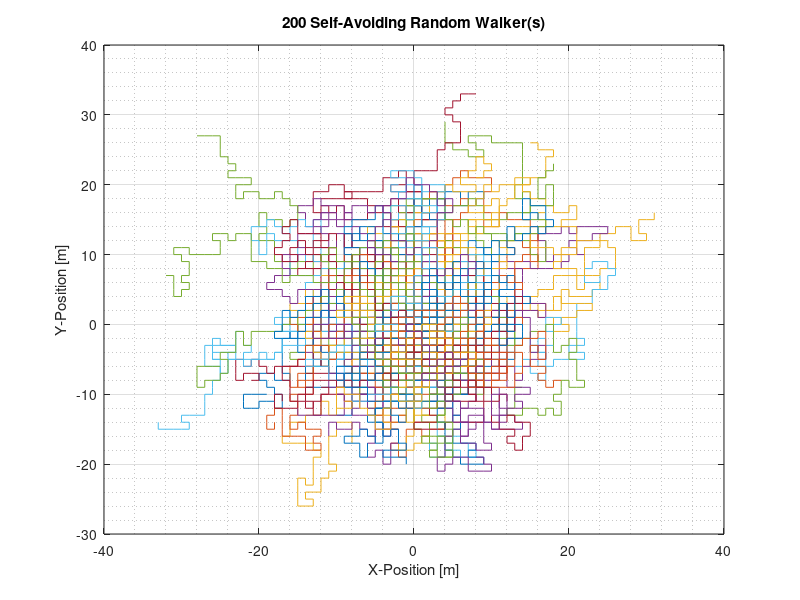

Source code (MATLAB): (Note: this script raises an error after producing the figure.)
%% Unit 5 Project - Self-Avoiding Random Walk
%
% This program is designed to model a self-avoiding random walk on a
% two-dimensional lattice.

%% Parameters
numWalkers = 200; % number of walkers
dx = 1;           % change in x
dy = 1;           % change in y
stepSize = 1;     % step size
maxSteps = 100;   % maximum number of steps
dt = 0.01;        % change in time
time = 0;         % time

xMax = maxSteps;  % x maximum
yMax = maxSteps;  % y maximum

x = zeros(numWalkers,xMax); % initialize x-matrix
y = zeros(numWalkers,yMax); % initialize y-matrix
stuckWalkers = 0;           % number of 'stuck' walkers
i = 1;                      % used for indexing

%% Method
for row = 1:numWalkers
    
    % space for each walker
    stopWalker = false;                       % flag to stop walker - initially set to false
    space = zeros(maxSteps*2-1,maxSteps*2-1); % initialize total area walkers can walk
    space(maxSteps,maxSteps) = 1;             % set the center of space matrix to 1
    
    for column = 1:stepSize:maxSteps
        
       stopWalker = false;  % flag to stop walker - initially set to false
       hasMoved = 0;        % flag to indicate walker has moved
       iteration = 0;       % initial iteration number
       
       % looks in each direction surrounding one point
       % 1 if another walker is there, 0 if not
       left = space(maxSteps+y(row,column), maxSteps+x(row,column)-stepSize);
       right = space(maxSteps+y(row,column), maxSteps+x(row,column)+stepSize);
       up = space(maxSteps+y(row,column)-stepSize, maxSteps+x(row,column));
       down = space(maxSteps+y(row,column)+stepSize, maxSteps+x(row,column));
       
       while hasMoved == 0
           
           random = ceil(4*rand()); % create random number - round up to whole integer
           
           % random number is mulitiplied by a factor of 4 for each
           % direction it can move. Based on this random value, the particle will move... 
           
           % move left
           if random == 1 && left == 0
               y(row,column+1) = y(row,column);
               x(row,column+1) = x(row,column) - stepSize;
               space(maxSteps+y(row,column), maxSteps+x(row,column)-1) = 1;
               hasMoved=1;
           % move right
           elseif random == 2 && right == 0
               y(row,column+1) = y(row,column);
               x(row,column+1) = x(row,column) + stepSize;
               space(maxSteps+y(row,column), maxSteps+x(row,column)+1) = 1;
               hasMoved=1;
           % move up
           elseif random == 3 && up == 0
               y(row,column+1) = y(row,column) - stepSize;
               x(row,column+1) = x(row,column);
               space(maxSteps+y(row,column)-1, maxSteps+x(row,column)) = 1;
               hasMoved = 1;
           % move down    
           elseif random == 4 && down == 0
               y(row,column+1) = y(row,column) + stepSize;
               x(row,column+1) = x(row,column);
               space(maxSteps+y(row,column)+1, maxSteps+x(row,column)) = 1;
               hasMoved = 1;
           end
           
           % break while loop after 50 iterations
           iteration = iteration + 1;
           if iteration >= 50
               stopWalker = true;
               break
           end
           
       end
       
       rSquared(row,column+1) = (x(row,column+1)-x(row,1))^2 + (y(row,column+1)-y(row,1))^2; %.
       time(column+1) = time(column) + dt;
       
       % rebreak
       if stopWalker == true
           stuckWalkers(1,i) = row;
           i = i + 1;
           break
       end
       
    end
    
    % plot walker motion 
    if stopWalker == true
        plot(x(row,1:column),y(row,1:column), '-');
        hold on;
    else
        plot(x(row,1:maxSteps),y(row,1:maxSteps), '-');
        hold on;
    end
end

% calculate <r^2>, D, and alpha values
rSquaredAvg = sum(rSquared)./numWalkers;
D = rSquaredAvg./(4*time); 
alpha = (log(max(rSquaredAvg)./max(D)))./(log(time(maxSteps+1))); 
% rSquaredFit = D.*time.^alpha;

% display D and alpha
disp('Diffusion Coefficent = ');
disp(D);
disp('Alpha = ');
disp(alpha);

%% Plotting
% figure 1 settings
grid on;
grid minor;
titleStr = [num2str(numWalkers), ' Self-Avoiding Random Walker(s)'];
title(titleStr);
xlabel('X-Position [m]');
ylabel('Y-Position [m]');

% plot <r^2>
cftool(time,rSquaredAvg);

figure(2);
plot(time,rSquaredAvg);
% plot(time,rSquaredFit);
xlim([0 time(maxSteps+1)])
titleStr2 = ['Mean Squared Displacement vs. Time of ', num2str(numWalkers), ' Walker(s)'];
title(titleStr2);
xlabel('Time [s]');
ylabel('Mean Squared Displacement [m^2]');
